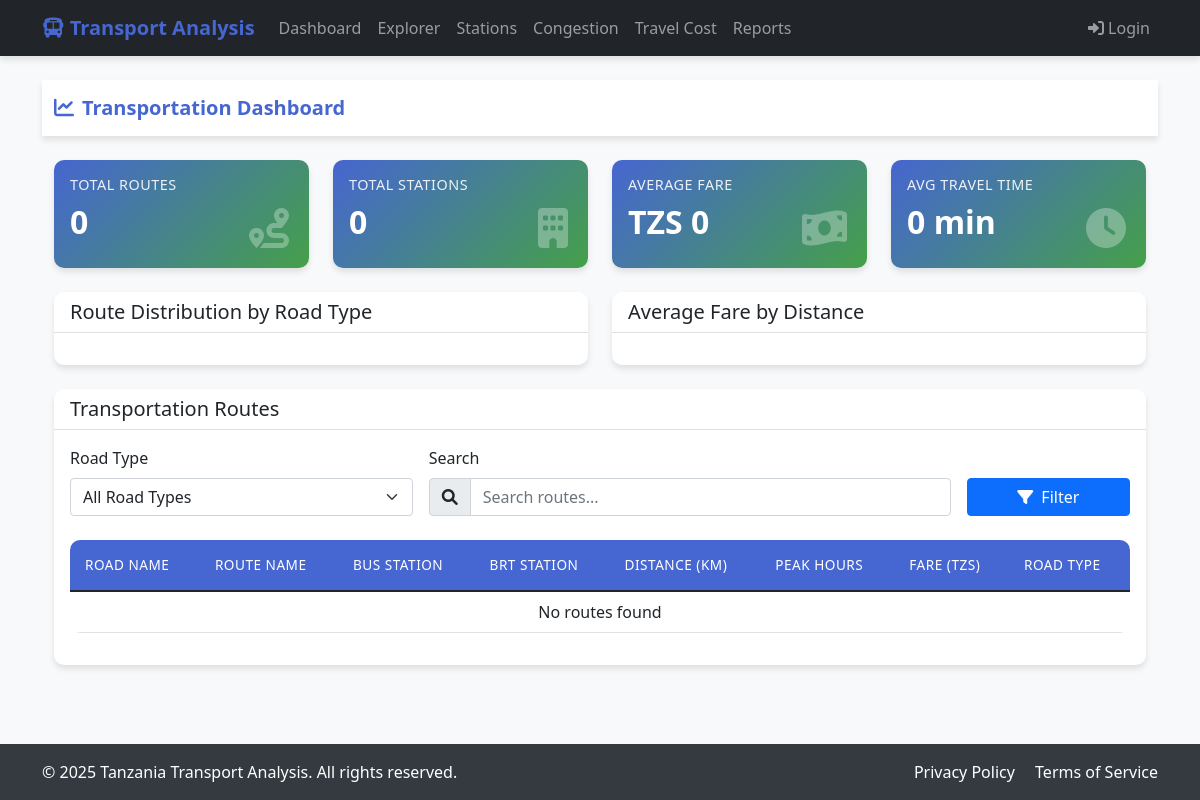
Page /dashboard/ on the earlier database version.
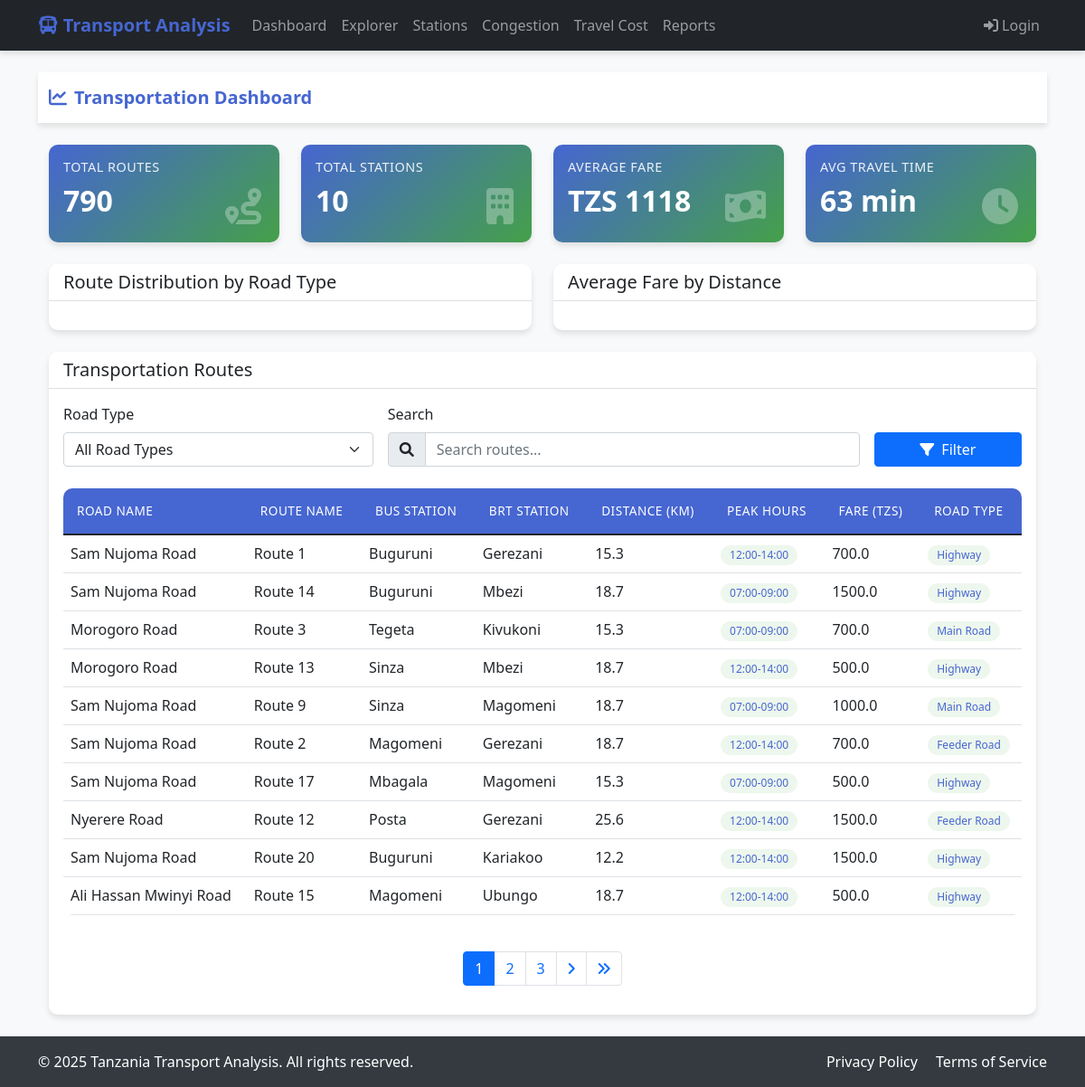
Same page on the later database version.
### dashboard/models.py (models this page shows, shortened)
class TransportData(models.Model):
    road_name = models.CharField(max_length=255)
    road_distance = models.FloatField()
    route_name = models.CharField(max_length=255)
    bus_station = models.CharField(max_length=255)
    brt_station = models.CharField(max_length=255)
    peak_hours = models.CharField(max_length=50)
    average_speed = models.FloatField()
    travel_time = models.FloatField()
    fare = models.FloatField()
    landmark_nearby = models.CharField(max_length=255)
    road_type = models.CharField(max_length=50)
    traffic_lights_count = models.IntegerField()
    route_type = models.CharField(max_length=50)
    congestion_level = models.CharField(max_length=50)
    passenger_capacity = models.IntegerField()
    alternative_routes = models.CharField(max_length=255)
    bus_station_location = models.CharField(max_length=255)
    brt_station_location = models.CharField(max_length=255)
    geojson_data = models.TextField()
    class Meta:
        verbose_name_plural = "Transport Data"

### dashboard/views.py (the view, shortened to what this page needs)
# urls.py: path('', views.dashboard, name='dashboard'),
def dashboard(request):
    try:
        search_query = request.GET.get('search', '')
        selected_road_type = request.GET.get('road_type', '')
        page = request.GET.get('page', 1)
        routes = TransportData.objects.all()
        if selected_road_type:
            routes = routes.filter(road_type=selected_road_type)
        total_routes = routes.count()
        total_stations = routes.values('bus_station').distinct().count()
        avg_fare = routes.aggregate(Avg('fare'))['fare__avg'] or 0
        avg_travel_time = routes.aggregate(Avg('travel_time'))['travel_time__avg'] or 0
        road_types = TransportData.objects.values_list('road_type', flat=True).distinct()
        road_type_stats = TransportData.objects.values('road_type').annotate(
            count=Count('id')
        ).order_by('road_type')
        road_type_data = [item['count'] for item in road_type_stats]
        road_type_labels = [item['road_type'] for item in road_type_stats]
        fare_distance_stats = (
            TransportData.objects
            .values('road_distance')
            .annotate(avg_fare=Avg('fare'))
            .order_by('road_distance')
        )
        fare_distance_series = [{
            'name': 'Average Fare',
            'data': [round(float(item['avg_fare']), 2) for item in fare_distance_stats]
        }]
        distance_categories = [float(item['road_distance']) for item in fare_distance_stats]
        paginator = Paginator(routes, 10)  # Show 10 routes per page
        routes_page = paginator.get_page(page)
        context = {
            'routes': routes_page,
            'total_routes': total_routes,
            'total_stations': total_stations,
            'avg_fare': avg_fare,
            'avg_travel_time': avg_travel_time,
            'road_types': road_types,
            'selected_road_type': selected_road_type,
            'search_query': search_query,
            'road_type_data': json.dumps(road_type_data),
            'road_type_labels': json.dumps(road_type_labels),
            'fare_distance_series': json.dumps(fare_distance_series),
            'distance_categories': json.dumps(distance_categories),
        }
    except Exception as e:
        context = {
            'routes': [],
            'total_routes': 0,
            'total_stations': 0,
            'avg_fare': 0,
            'avg_travel_time': 0,
            'road_types': [],
            'error_message': str(e)
        }
    return render(request, 'dashboard/dashboard.html', context)

### dashboard/templates/dashboard/dashboard.html (shortened to what this page needs)
{% extends 'base.html' %}
{% block content %}
<nav class="navbar navbar-expand-lg navbar-light bg-white sticky-top mb-4">
    <div class="container">
                <a class="navbar-brand" href="{% url 'dashboard:dashboard' %}">
            <i class="fas fa-chart-line me-2"></i>Transportation Dashboard
                </a>
            </div>
        </nav>
<div class="container">
    <div class="row g-4 mb-4">
            <div class="col-md-3">
                <div class="card stats-card">
                <div class="card-body position-relative">
                        <h5 class="card-title">Total Routes</h5>
                        <h2>{{ total_routes }}</h2>
                    <i class="fas fa-route stats-icon"></i>
                    </div>
                </div>
            </div>
            <div class="col-md-3">
                <div class="card stats-card">
                <div class="card-body position-relative">
                        <h5 class="card-title">Total Stations</h5>
                        <h2>{{ total_stations }}</h2>
                    <i class="fas fa-building stats-icon"></i>
                    </div>
                </div>
            </div>
            <div class="col-md-3">
                <div class="card stats-card">
                <div class="card-body position-relative">
                        <h5 class="card-title">Average Fare</h5>
                        <h2>TZS {{ avg_fare|floatformat:0 }}</h2>
                    <i class="fas fa-money-bill-wave stats-icon"></i>
                    </div>
                </div>
            </div>
            <div class="col-md-3">
                <div class="card stats-card">
                <div class="card-body position-relative">
                        <h5 class="card-title">Avg Travel Time</h5>
                        <h2>{{ avg_travel_time|floatformat:0 }} min</h2>
                    <i class="fas fa-clock stats-icon"></i>
                </div>
            </div>
        </div>
    </div>
    <div class="row mb-4">
        <div class="col-md-6">
            <div class="card">
                <div class="card-header bg-white">
                    <h5 class="mb-0">Route Distribution by Road Type</h5>
                </div>
                <div class="card-body">
                </div>
            </div>
        </div>
        <div class="col-md-6">
            <div class="card">
                <div class="card-header bg-white">
                    <h5 class="mb-0">Average Fare by Distance</h5>
                </div>
                <div class="card-body">
                    </div>
                </div>
            </div>
        </div>
        <div class="card">
        <div class="card-header bg-white">
            <h5 class="mb-0">Transportation Routes</h5>
        </div>
            <div class="card-body">
                <form method="get" class="row g-3 mb-4">
                    <div class="col-md-4">
                        <label for="road_type" class="form-label">Road Type</label>
                        <select name="road_type" id="road_type" class="form-select">
                            <option value="">All Road Types</option>
                        </select>
                    </div>
                    <div class="col-md-6">
                        <label for="search" class="form-label">Search</label>
                    <div class="input-group">
                        <span class="input-group-text"><i class="fas fa-search"></i></span>
                        <input type="text" class="form-control" id="search" name="search"
                               placeholder="Search routes..." value="{{ search_query }}">
                    </div>
                    </div>
                    <div class="col-md-2">
                        <label class="form-label">&nbsp;</label>
                    <button type="submit" class="btn btn-primary w-100">
                        <i class="fas fa-filter me-2"></i>Filter
                    </button>
                    </div>
                </form>
                <div class="table-responsive">
                    <table class="table table-hover">
                    <thead>
                            <tr>
                                <th>Road Name</th>
                                <th>Route Name</th>
                                <th>Bus Station</th>
                                <th>BRT Station</th>
                                <th>Distance (km)</th>
                                <th>Peak Hours</th>
                                <th>Fare (TZS)</th>
                                <th>Road Type</th>
                            </tr>
                        </thead>
                        <tbody>
                            {% if routes %}
                                {% for route in routes %}
                                <tr>
                                    <td>{{ route.road_name }}</td>
                                    <td>{{ route.route_name }}</td>
                                    <td>{{ route.bus_station }}</td>
                                    <td>{{ route.brt_station }}</td>
                                    <td>{{ route.road_distance }}</td>
                                <td>
                                    <span class="badge badge-custom badge-success">
                                        {{ route.peak_hours }}
                                    </span>
                                </td>
                                    <td>{{ route.fare }}</td>
                                <td>
                                    <span class="badge badge-custom badge-success">
                                        {{ route.road_type }}
                                    </span>
                                </td>
                                </tr>
                                {% endfor %}
                            {% else %}
                                <tr>
                                    <td colspan="8" class="text-center">No routes found</td>
                                </tr>
                            {% endif %}
                        </tbody>
                    </table>
                </div>
                {% if routes.has_other_pages %}
                <nav aria-label="Page navigation" class="mt-4">
                    <ul class="pagination justify-content-center">
                        {% for num in routes.paginator.page_range %}
                            {% if routes.number == num %}
                                <li class="page-item active"><span class="page-link">{{ num }}</span></li>
                            {% elif num > routes.number|add:'-3' and num < routes.number|add:'3' %}
                                <li class="page-item">
                                    <a class="page-link" href="?page={{ num }}&road_type={{ selected_road_type }}&search={{ search_query }}">{{ num }}</a>
                                </li>
                            {% endif %}
                        {% endfor %}
                        {% if routes.has_next %}
                            <li class="page-item">
                            <a class="page-link" href="?page={{ routes.next_page_number }}&road_type={{ selected_road_type }}&search={{ search_query }}">
                                <i class="fas fa-angle-right"></i>
                            </a>
                            </li>
                            <li class="page-item">
                            <a class="page-link" href="?page={{ routes.paginator.num_pages }}&road_type={{ selected_road_type }}&search={{ search_query }}">
                                <i class="fas fa-angle-double-right"></i>
                            </a>
                            </li>
                        {% endif %}
                    </ul>
                </nav>
                {% endif %}
            </div>
        </div>
    </div>
{% endblock %}

### templates/base.html (shortened to what this page needs)
<!DOCTYPE html>
<html lang="en">
<head>
    <link href="https://cdn.jsdelivr.net/npm/bootstrap@5.1.3/dist/css/bootstrap.min.css" rel="stylesheet">
    <link href="https://cdnjs.cloudflare.com/ajax/libs/font-awesome/6.0.0/css/all.min.css" rel="stylesheet">
</head>
<body>
    {% include 'navbar.html' %}
    <main class="{% block container_class %}container{% endblock %} py-4">
        {% block content %}
        {% endblock %}
    </main>
    {% include 'footer.html' %}
</body>
</html>

### templates/navbar.html (shortened to what this page needs)
<nav class="navbar navbar-expand-lg navbar-dark bg-dark">
    <div class="container">
        <a class="navbar-brand" href="{% url 'home:home' %}">
            <i class="fas fa-bus"></i> Transport Analysis
        </a>
        <div class="collapse navbar-collapse" id="navbarNav">
            <ul class="navbar-nav">
                <li class="nav-item">
                    <a class="nav-link" href="{% url 'dashboard:dashboard' %}">Dashboard</a>
                </li>
                <li class="nav-item">
                    <a class="nav-link" href="{% url 'explorer:index' %}">Explorer</a>
                </li>
                <li class="nav-item">
                    <a class="nav-link" href="{% url 'stations:index' %}">Stations</a>
                </li>
                <li class="nav-item">
                    <a class="nav-link" href="{% url 'congestion:index' %}">Congestion</a>
                </li>
                <li class="nav-item">
                    <a class="nav-link" href="{% url 'travel_cost:index' %}">Travel Cost</a>
                </li>
                <li class="nav-item">
                    <a class="nav-link" href="{% url 'reports:index' %}">Reports</a>
                </li>
            </ul>
            <ul class="navbar-nav ms-auto">
                {% if user.is_authenticated %}
                    {% if user.is_superuser %}
                    <li class="nav-item">
                        <a class="nav-link" href="{% url 'admin_panel:home' %}">
                            <i class="fas fa-cog"></i> Admin Panel
                        </a>
                    </li>
                    {% endif %}
                    <li class="nav-item">
                        <a class="nav-link" href="{% url 'admin_panel:logout' %}">
                            <i class="fas fa-sign-out-alt"></i> Logout
                        </a>
                    </li>
                {% else %}
                    <li class="nav-item">
                        <a class="nav-link" href="{% url 'admin_panel:login' %}">
                            <i class="fas fa-sign-in-alt"></i> Login
                        </a>
                    </li>
                {% endif %}
            </ul>
        </div>
    </div>
</nav>

### templates/footer.html
<footer class="footer">
    <div class="container">
        <div class="row">
            <div class="col-md-6 text-center text-md-start">
                <p class="mb-0">&copy; {% now "Y" %} Tanzania Transport Analysis. All rights reserved.</p>
            </div>
            <div class="col-md-6 text-center text-md-end">
                <a href="#" class="text-white text-decoration-none me-3">Privacy Policy</a>
                <a href="#" class="text-white text-decoration-none">Terms of Service</a>
            </div>
        </div>
    </div>
</footer>

Differences in the rows shown:
added TransportData: road_name "Sam Nujoma Road", route_name "Route 1", bus_station "Buguruni", brt_station "Gerezani", road_distance "15.3", peak_hours "12:00-14:00", fare "700.0", road_type "Highway"
added TransportData: road_name "Sam Nujoma Road", route_name "Route 14", bus_station "Buguruni", brt_station "Mbezi", road_distance "18.7", peak_hours "07:00-09:00", fare "1500.0", road_type "Highway"
added TransportData: road_name "Morogoro Road", route_name "Route 3", bus_station "Tegeta", brt_station "Kivukoni", road_distance "15.3", peak_hours "07:00-09:00", fare "700.0", road_type "Main Road"
added TransportData: road_name "Morogoro Road", route_name "Route 13", bus_station "Sinza", brt_station "Mbezi", road_distance "18.7", peak_hours "12:00-14:00", fare "500.0", road_type "Highway"
added TransportData: road_name "Sam Nujoma Road", route_name "Route 9", bus_station "Sinza", brt_station "Magomeni", road_distance "18.7", peak_hours "07:00-09:00", fare "1000.0", road_type "Main Road"
added TransportData: road_name "Sam Nujoma Road", route_name "Route 2", bus_station "Magomeni", brt_station "Gerezani", road_distance "18.7", peak_hours "12:00-14:00", fare "700.0", road_type "Feeder Road"
added TransportData: road_name "Sam Nujoma Road", route_name "Route 17", bus_station "Mbagala", brt_station "Magomeni", road_distance "15.3", peak_hours "07:00-09:00", fare "500.0", road_type "Highway"
added TransportData: road_name "Nyerere Road", route_name "Route 12", bus_station "Posta", brt_station "Gerezani", road_distance "25.6", peak_hours "12:00-14:00", fare "1500.0", road_type "Feeder Road"
added TransportData: road_name "Sam Nujoma Road", route_name "Route 20", bus_station "Buguruni", brt_station "Kariakoo", road_distance "12.2", peak_hours "12:00-14:00", fare "1500.0", road_type "Highway"
added TransportData: road_name "Ali Hassan Mwinyi Road", route_name "Route 15", bus_station "Magomeni", brt_station "Ubungo", road_distance "18.7", peak_hours "12:00-14:00", fare "500.0", road_type "Highway"
Other differences:
{{ total_routes }}: "0" → "790"
{{ total_stations }}: "0" → "10"
{{ avg_fare|floatformat:0 }}: "0" → "1118"
{{ avg_travel_time|floatformat:0 }}: "0" → "63"
new list line: "1"
new list line: "2"
new list line: "3"
text no longer shown: "No routes found"
